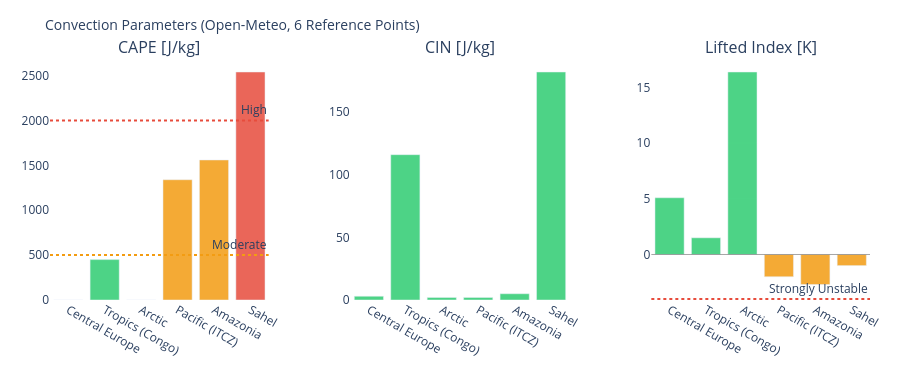

Here is the notebook cell this chart was saved with:
### Markdown cell above
---
## 3. Visualizations

### Code cell
# ============================================================
# CAPE / CIN / LIFTED INDEX – Convection potential
# ============================================================

if not df_atm.empty:
    fig = make_subplots(
        rows=1, cols=3,
        subplot_titles=['CAPE [J/kg]', 'CIN [J/kg]', 'Lifted Index [K]'],
        horizontal_spacing=0.1
    )
    pts = df_atm['point'].tolist()
    pt_colors = ['#E85D24','#185FA5','#888780','#378ADD','#639922','#F2A623']

    # CAPE – höher = mehr Gewitterpotential
    cape_vals = df_atm['cape'].fillna(0).tolist()
    cape_colors = ['#e74c3c' if v > 2000 else '#f39c12' if v > 500 else '#2ecc71'
                   for v in cape_vals]
    fig.add_trace(go.Bar(x=pts, y=cape_vals, marker_color=cape_colors,
                         opacity=0.85, showlegend=False), row=1, col=1)
    fig.add_hline(y=2000, line_dash='dot', line_color='#e74c3c',
                  annotation_text='High', row=1, col=1)
    fig.add_hline(y=500,  line_dash='dot', line_color='#f39c12',
                  annotation_text='Moderate', row=1, col=1)

    # CIN – negativer = stärker gedeckelt (weniger Auslöse)
    cin_vals = df_atm['cin'].fillna(0).tolist()
    cin_colors = ['#e74c3c' if v < -200 else '#f39c12' if v < -50 else '#2ecc71'
                  for v in cin_vals]
    fig.add_trace(go.Bar(x=pts, y=cin_vals, marker_color=cin_colors,
                         opacity=0.85, showlegend=False), row=1, col=2)

    # Lifted Index – negativ = instabil
    li_vals = df_atm['li'].fillna(0).tolist()
    li_colors = ['#e74c3c' if v < -4 else '#f39c12' if v < 0 else '#2ecc71'
                 for v in li_vals]
    fig.add_trace(go.Bar(x=pts, y=li_vals, marker_color=li_colors,
                         opacity=0.85, showlegend=False), row=1, col=3)
    fig.add_hline(y=0, line_color='gray', line_width=0.7, row=1, col=3)
    fig.add_hline(y=-4, line_dash='dot', line_color='#e74c3c',
                  annotation_text='Strongly Unstable', row=1, col=3)

    fig.update_layout(
        title=dict(text='Convection Parameters (Open-Meteo, 6 Reference Points)', font=dict(size=14)),
        height=380, plot_bgcolor='rgba(0,0,0,0)', paper_bgcolor='rgba(0,0,0,0)',
        margin=dict(l=50, r=30, t=60, b=80)
    )
    fig.update_xaxes(tickangle=30)
    fig.show()

### Figure 1 — Plotly figure (JSON) as saved in the notebook; plotly's stock layout.template omitted (floating-point values rounded to 4 significant figures)
{"data": [{"marker": {"color": ["#2ecc71", "#2ecc71", "#2ecc71", "#f39c12", "#f39c12", "#e74c3c"]}, "opacity": 0.85, "showlegend": false, "type": "bar", "x": ["Central Europe", "Tropics (Congo)", "Arctic", "Pacific (ITCZ)", "Amazonia", "Sahel"], "xaxis": "x", "y": [0.0, 450.0, 0.0, 1340.0, 1560.0, 2540.0], "yaxis": "y"}, {"marker": {"color": ["#2ecc71", "#2ecc71", "#2ecc71", "#2ecc71", "#2ecc71", "#2ecc71"]}, "opacity": 0.85, "showlegend": false, "type": "bar", "x": ["Central Europe", "Tropics (Congo)", "Arctic", "Pacific (ITCZ)", "Amazonia", "Sahel"], "xaxis": "x2", "y": [3.0, 116.0, 2.0, 2.0, 5.0, 182.0], "yaxis": "y2"}, {"marker": {"color": ["#2ecc71", "#2ecc71", "#2ecc71", "#f39c12", "#f39c12", "#f39c12"]}, "opacity": 0.85, "showlegend": false, "type": "bar", "x": ["Central Europe", "Tropics (Congo)", "Arctic", "Pacific (ITCZ)", "Amazonia", "Sahel"], "xaxis": "x3", "y": [5.1, 1.5, 16.4, -2.0, -2.7, -1.0], "yaxis": "y3"}], "layout": {"annotations": [{"font": {"size": 16}, "showarrow": false, "text": "CAPE [J/kg]", "x": 0.1333, "xanchor": "center", "xref": "paper", "y": 1.0, "yanchor": "bottom", "yref": "paper"}, {"font": {"size": 16}, "showarrow": false, "text": "CIN [J/kg]", "x": 0.5, "xanchor": "center", "xref": "paper", "y": 1.0, "yanchor": "bottom", "yref": "paper"}, {"font": {"size": 16}, "showarrow": false, "text": "Lifted Index [K]", "x": 0.8667, "xanchor": "center", "xref": "paper", "y": 1.0, "yanchor": "bottom", "yref": "paper"}, {"showarrow": false, "text": "High", "x": 1, "xanchor": "right", "xref": "x domain", "y": 2000, "yanchor": "bottom", "yref": "y"}, {"showarrow": false, "text": "Moderate", "x": 1, "xanchor": "right", "xref": "x domain", "y": 500, "yanchor": "bottom", "yref": "y"}, {"showarrow": false, "text": "Strongly Unstable", "x": 1, "xanchor": "right", "xref": "x3 domain", "y": -4, "yanchor": "bottom", "yref": "y3"}], "height": 380, "margin": {"b": 80, "l": 50, "r": 30, "t": 60}, "paper_bgcolor": "rgba(0,0,0,0)", "plot_bgcolor": "rgba(0,0,0,0)", "shapes": [{"line": {"color": "#e74c3c", "dash": "dot"}, "type": "line", "x0": 0, "x1": 1, "xref": "x domain", "y0": 2000, "y1": 2000, "yref": "y"}, {"line": {"color": "#f39c12", "dash": "dot"}, "type": "line", "x0": 0, "x1": 1, "xref": "x domain", "y0": 500, "y1": 500, "yref": "y"}, {"line": {"color": "gray", "width": 0.7}, "type": "line", "x0": 0, "x1": 1, "xref": "x3 domain", "y0": 0, "y1": 0, "yref": "y3"}, {"line": {"color": "#e74c3c", "dash": "dot"}, "type": "line", "x0": 0, "x1": 1, "xref": "x3 domain", "y0": -4, "y1": -4, "yref": "y3"}], "title": {"font": {"size": 14}, "text": "Convection Parameters (Open-Meteo, 6 Reference Points)"}, "xaxis": {"anchor": "y", "domain": [0.0, 0.2667], "tickangle": 30}, "xaxis2": {"anchor": "y2", "domain": [0.3667, 0.6333], "tickangle": 30}, "xaxis3": {"anchor": "y3", "domain": [0.7333, 1.0], "tickangle": 30}, "yaxis": {"anchor": "x", "domain": [0.0, 1.0]}, "yaxis2": {"anchor": "x2", "domain": [0.0, 1.0]}, "yaxis3": {"anchor": "x3", "domain": [0.0, 1.0]}}}
